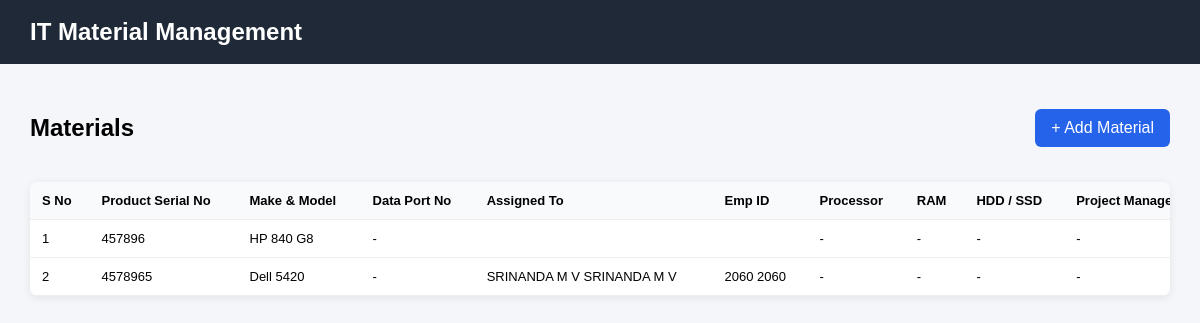
/materials/, run on the app's committed database.
### inventory/models.py (models this page shows, shortened)
class Material(models.Model):
    MATERIAL_TYPES = [
        ("ASSET", "Asset"),
        ("CONSUMABLE", "Consumable"),
    ]
    STATUS_CHOICES = [
        ("AVAILABLE", "Available"),
        ("ASSIGNED", "Assigned"),
        ("DAMAGED", "Damaged"),
        ("RETIRED", "Retired"),
    ]
    CRITICALITY_CHOICES = [
        ("LOW", "Low"),
        ("MEDIUM", "Medium"),
        ("HIGH", "High"),
        ("CRITICAL", "Critical"),
    ]
    CONDITION_CHOICES = [
        ("NEW", "New"),
        ("GOOD", "Good"),
        ("FAIR", "Fair"),
        ("DAMAGED", "Damaged"),
    ]
    material_code = models.CharField(max_length=50, unique=True)
    material_name = models.CharField(max_length=200)
    category = models.CharField(max_length=100)
    brand = models.CharField(max_length=100, blank=True)
    model = models.CharField(max_length=100, blank=True)
    serial_number = models.CharField(
        max_length=100,
        blank=True
    )
    data_port_no = models.CharField(
        max_length=100,
        blank=True
    )
    processor = models.CharField(
        max_length=200,
        blank=True
    )
    ram = models.CharField(
        max_length=50,
        blank=True
    )
    storage = models.CharField(
        max_length=100,
        blank=True
    )
    project_manager = models.CharField(
        max_length=200,
        blank=True
    )
    company_name = models.CharField(
        max_length=200,
        blank=True
    )
    operating_system = models.CharField(
        max_length=100,
        blank=True
    )
    oem = models.CharField(
        max_length=100,
        blank=True
    )
    cpu_asset_no = models.CharField(
        max_length=100,
        blank=True
    )
    location = models.CharField(
        max_length=100,
        blank=True
    )
    criticality = models.CharField(
        max_length=20,
        choices=CRITICALITY_CHOICES,
        default="MEDIUM"
    )
    customer_data = models.BooleanField(
        default=False
    )
    material_type = models.CharField(
        max_length=20,
        choices=MATERIAL_TYPES,
        default="ASSET"
    )
    unit = models.CharField(
        max_length=20,
        default="PCS"
    )
    purchase_date = models.DateField(
        null=True,
        blank=True
    )
    purchase_price = models.DecimalField(
        max_digits=12,
        decimal_places=2,
        default=0
    )
    vendor = models.CharField(
        max_length=200,
        blank=True
    )
    invoice_number = models.CharField(
        max_length=100,
        blank=True
    )
    po_number = models.CharField(
        max_length=100,
        blank=True
    )
    warranty_months = models.PositiveIntegerField(
        default=0
    )
    condition = models.CharField(
        max_length=20,
        choices=CONDITION_CHOICES,
        default="GOOD"
    )
    status = models.CharField(
        max_length=20,
        choices=STATUS_CHOICES,
        default="AVAILABLE"
    )
    remarks = models.TextField(
        blank=True
    )
    active = models.BooleanField(
        default=True
    )
    created_at = models.DateTimeField(
        auto_now_add=True
    )
    updated_at = models.DateTimeField(
        auto_now=True
    )

class AssetAllocation(models.Model):
    STATUS_CHOICES = [
        ("ALLOCATED", "Allocated"),
        ("RETURNED", "Returned"),
    ]
    material = models.ForeignKey(
        Material,
        on_delete=models.PROTECT,
        related_name="allocations"
    )
    employee = models.ForeignKey(
        Employee,
        on_delete=models.PROTECT,
        related_name="asset_allocations"
    )
    allocation_date = models.DateField()
    location = models.CharField(max_length=100, blank=True)
    remarks = models.TextField(blank=True)
    status = models.CharField(
        max_length=20,
        choices=STATUS_CHOICES,
        default="ALLOCATED"
    )
    created_at = models.DateTimeField(auto_now_add=True)
    updated_at = models.DateTimeField(auto_now=True)

class Employee(models.Model):
    STATUS_CHOICES = [
        ("ACTIVE", "Active"),
        ("INACTIVE", "Inactive"),
    ]
    employee_id = models.CharField(max_length=50, unique=True)
    employee_name = models.CharField(max_length=200)
    department = models.CharField(max_length=100, blank=True)
    designation = models.CharField(max_length=100, blank=True)
    company = models.CharField(max_length=200, blank=True)
    location = models.CharField(max_length=100, blank=True)
    email = models.EmailField(blank=True)
    mobile = models.CharField(max_length=20, blank=True)
    status = models.CharField(
        max_length=20,
        choices=STATUS_CHOICES,
        default="ACTIVE"
    )
    created_at = models.DateTimeField(auto_now_add=True)
    updated_at = models.DateTimeField(auto_now=True)

### inventory/views.py (the view)
def material_list(request):
    materials = Material.objects.prefetch_related(
        "allocations__employee"
    ).order_by("-id")
    return render(
        request,
        "inventory/material_list.html",
        {"materials": materials}
    )

### inventory/templates/inventory/material_list.html (shortened to what this page needs)
<!DOCTYPE html>
<html>
<head>
</head>
<body>
<div class="header">
    IT Material Management
</div>
<div class="container">
    <div class="top">
        <h2>Materials</h2>
        <a href="{% url 'material_add' %}" class="button">
            + Add Material
        </a>
    </div>
    <div class="table-container">
        <table>
            <thead>
                <tr>
                    <th>S No</th>
                    <th>Product Serial No</th>
                    <th>Make & Model</th>
                    <th>Data Port No</th>
                    <th>Assigned To</th>
                    <th>Emp ID</th>
                    <th>Processor</th>
                    <th>RAM</th>
                    <th>HDD / SSD</th>
                    <th>Project Manager</th>
                </tr>
            </thead>
            <tbody>
            {% for material in materials %}
                <tr>
                    <td>
                        {{ forloop.counter }}
                    </td>
                    <td>
                        {{ material.serial_number }}
                    </td>
                    <td>
                        {{ material.brand }} {{ material.model }}
                    </td>
                    <td>
                        {{ material.data_port_no|default:"-" }}
                    </td>
                    <td>
                        {% for allocation in material.allocations.all %}
                            {% if allocation.status == "ALLOCATED" %}
                                {{ allocation.employee.employee_name }}
                            {% endif %}
                        {% empty %}
                            -
                        {% endfor %}
                    </td>
                    <td>
                        {% for allocation in material.allocations.all %}
                            {% if allocation.status == "ALLOCATED" %}
                                {{ allocation.employee.employee_id }}
                            {% endif %}
                        {% empty %}
                            -
                        {% endfor %}
                    </td>
                    <td>
                        {{ material.processor|default:"-" }}
                    </td>
                    <td>
                        {{ material.ram|default:"-" }}
                    </td>
                    <td>
                        {{ material.storage|default:"-" }}
                    </td>
                    <td>
                        {{ material.project_manager|default:"-" }}
                    </td>
                </tr>
            {% empty %}
                <tr>
                    <td colspan="20" class="empty">
                        No materials found.
                    </td>
                </tr>
            {% endfor %}
            </tbody>
        </table>
    </div>
</div>
</body>
</html>

### inventory/templates/inventory/material_list.html (style rules this page uses)
body { font-family: Arial, sans-serif; margin: 0; background: #f4f6f9; }
.header { background: #1f2937; color: white; padding: 18px 30px; font-size: 24px; font-weight: bold; }
.container { padding: 30px; }
.top { display: flex; justify-content: space-between; align-items: center; margin-bottom: 20px; }
.button { background: #2563eb; color: white; padding: 10px 16px; text-decoration: none; border-radius: 6px; }
.table-container { width: 100%; overflow-x: auto; background: white; box-shadow: 0 2px 8px rgba(0,0,0,.08); border-radius: 8px; }
table { width: 2200px; border-collapse: collapse; background: white; }
th, td { padding: 11px 12px; border-bottom: 1px solid #eee; text-align: left; white-space: nowrap; }
th { background: #f8fafc; font-size: 13px; position: sticky; top: 0; }
td { font-size: 13px; }

### data on the page
Material: serial_number "457896", brand "HP", model "840 G8", data_port_no "-", processor "-", ram "-", storage "-", project_manager "-"
Material: serial_number "4578965", brand "Dell", model "5420", data_port_no "-", processor "-", ram "-", storage "-", project_manager "-"
AssetAllocation: employee.employee_name "SRINANDA M V", employee.employee_id "2060"
AssetAllocation: employee.employee_name "SRINANDA M V", employee.employee_id "2060"
